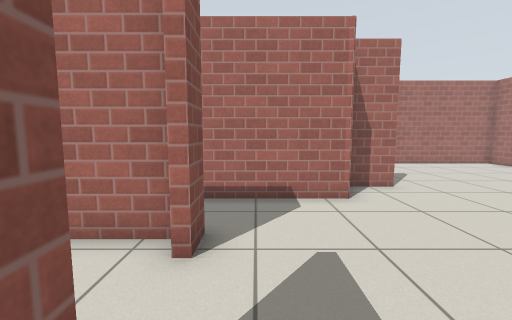
[1] (above)

18 first-person views from a walk through a robot-simulator world made for Gazebo. The camera is 0.94 m above the floor, tilts 6° down and sees 90° across. The lines on the ground mark 1 m squares. The floor is counted in squares, 0.5 m on a side. Each view is taken from the middle of a square. On the plan, view 1 faces up. The plan holds only what a view shows up to about 15 squares ahead; the rest is blank. Gazebo's built-in surfaces are drawn with simple patterns.

[2]
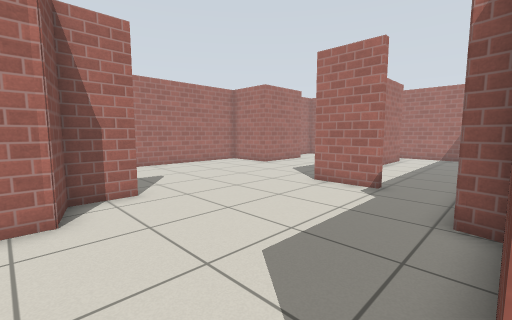

[3]
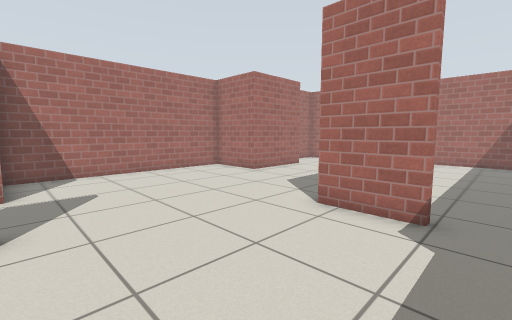

[4]
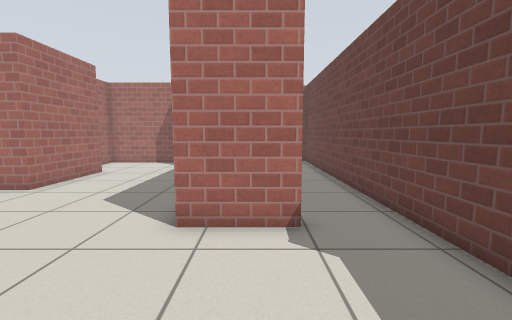

[5]
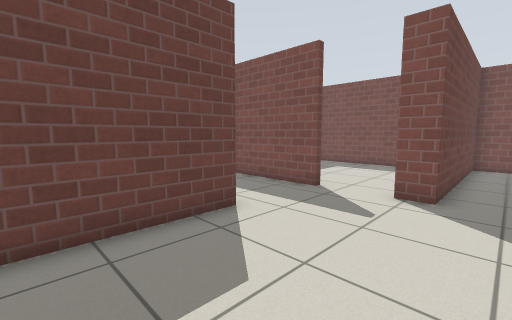

[6]
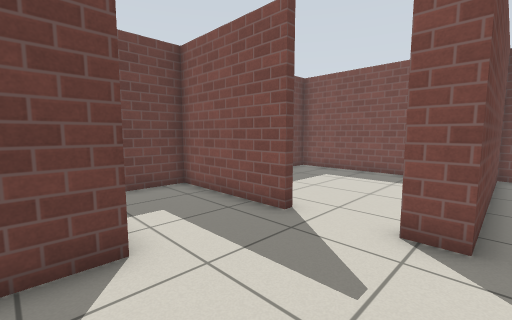

[7]
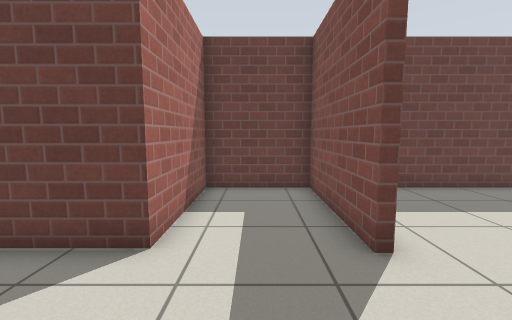

[8]
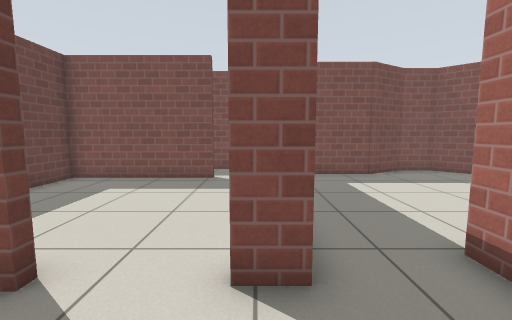

[9]
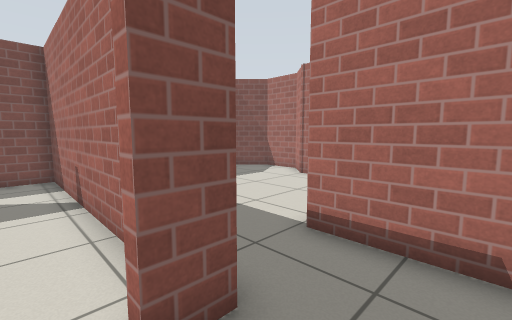

[10]
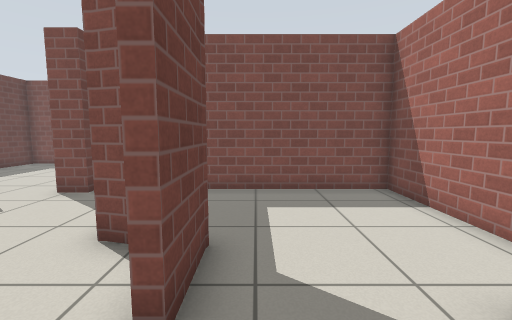

[11]
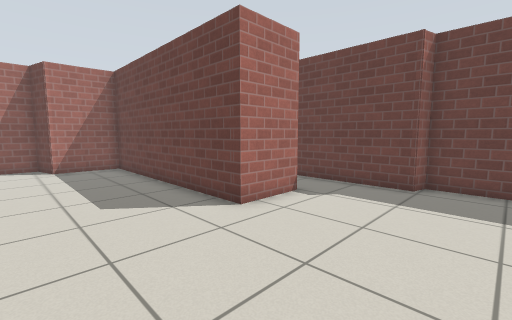

[12]
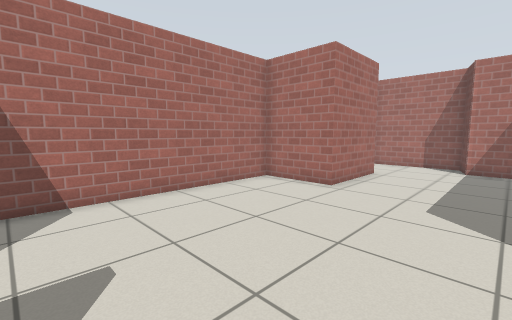

[13]
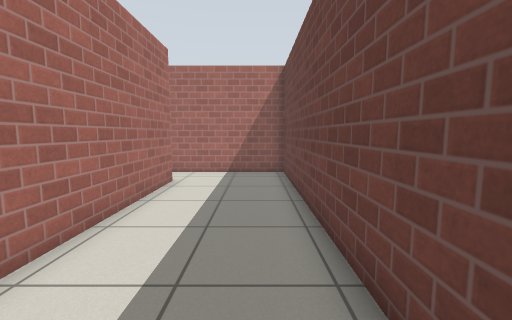

[14]
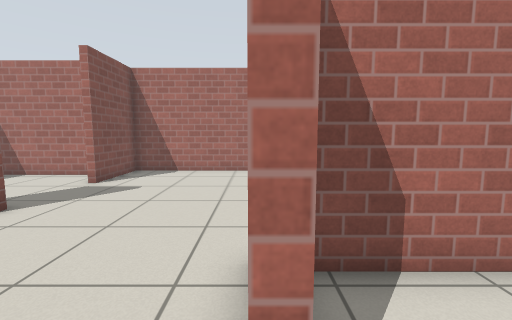

[15]
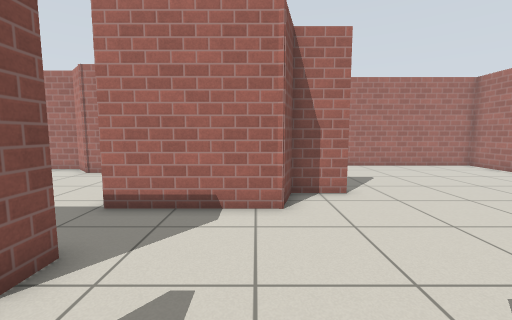

[16]
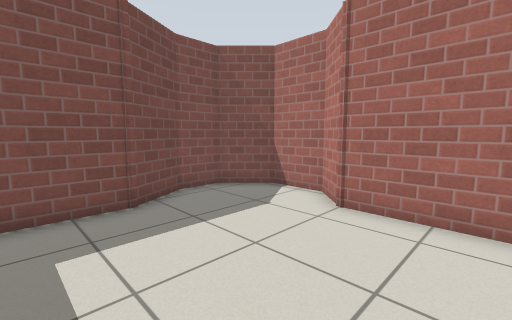

[17]
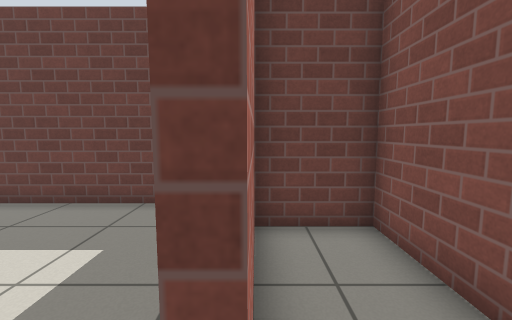

[18]
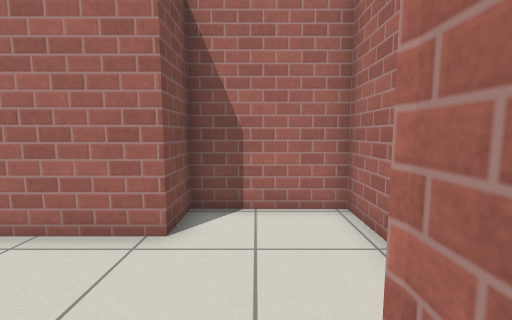

### Floor plan
Ten units are one square. View 1 is at (0, 0); x grows to the right and y downward. Boxes are objects, and circles mark ways between rooms. Rooms are numbered by the first view taken in them; rooms with no view inside come last. Other rooms are left out.
<svg viewBox="-119 -162 357 204">
<path fill="none" stroke="#000" d="M114 -41 110 -41 110 -66 208 -66 208 -94 223 -98 223 -142 184 -142 184 -125 144 -125 144 -157 48 -157 48 -125M49 -89 31 -89 27 -72 -19 -72M30 -92 49 -92M210 -63 117 -63M-10 -47 -10 -37 -14 -37M-12 -11 -10 -11 -10 37 27 37 27 -10 80 -10 81 -17 233 -17 233 -71M-29 -130 -60 -130 -72 -142 -93 -142 -108 -128 -108 -112 -97 -93 -97 -47 -10 -47M-87 -23 -87 37 -21 37M-15 -44 -94 -44M-90 12 -90 -23M-94 -44 -114 -44 -114 20 -89 20"/>
<circle cx="-10" cy="-60" r="3" fill="#2a7"/>
<circle cx="-10" cy="-25" r="3" fill="#2a7"/>
<circle cx="-90" cy="-30" r="3" fill="#2a7"/>
<text x="100" y="-70">1</text>
<text x="-60" y="-90">2</text>
<text x="-50" y="0">3</text>
<text x="-100" y="-10">4</text>
</svg>
Room 1 opens to room 2. Room 1 opens to room 3. Room 3 opens to room 4.

Where each view was taken, in squares from view 1:
view 1: 0 up, 0 right, facing up
view 2: 1 up, 2 right, facing up-right
view 3: 3 up, 5 right, facing up-right
view 4: 5 up, 6 right, facing right
view 5: 6 up, 7 right, facing down-left
view 6: 5 up, 4 right, facing down-left
view 7: 5 up, 1 right, facing down
view 8: 4 up, 2 right, facing left
view 9: 3 up, 1 right, facing up-left
view 10: 10 up, 7 right, facing left
view 11: 11 up, 6 right, facing down-right
view 12: 8 up, 6 right, facing up-right
view 13: 3 up, 11 right, facing right
view 14: 3 up, 11 right, facing up
view 15: 1 up, 2 right, facing up
view 16: 7 up, 3 left, facing up-left
view 17: 3 up, 9 left, facing down
view 18: 8 up, 20 right, facing up
